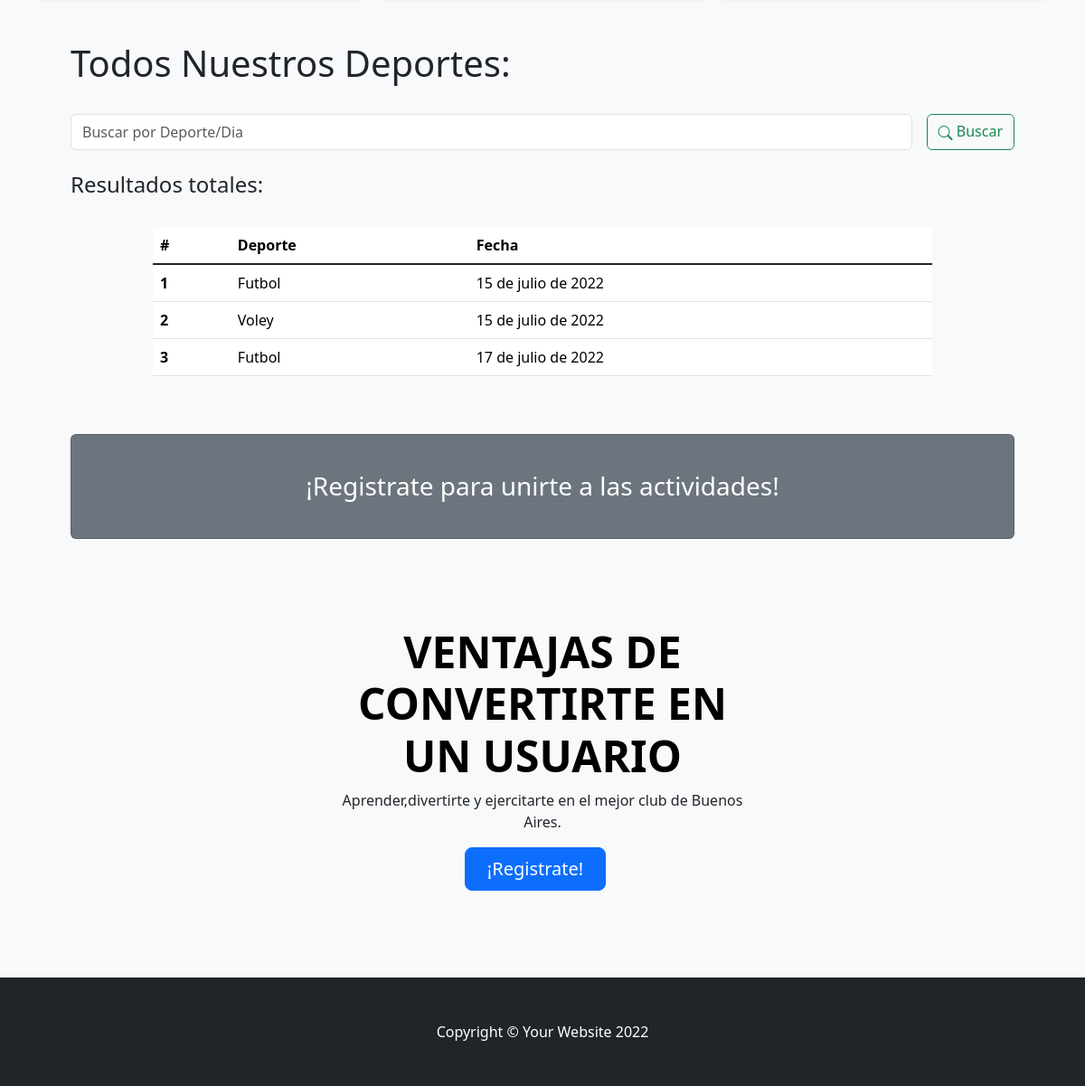
/deportes/ (lower part), run on an earlier commit of the app's database.
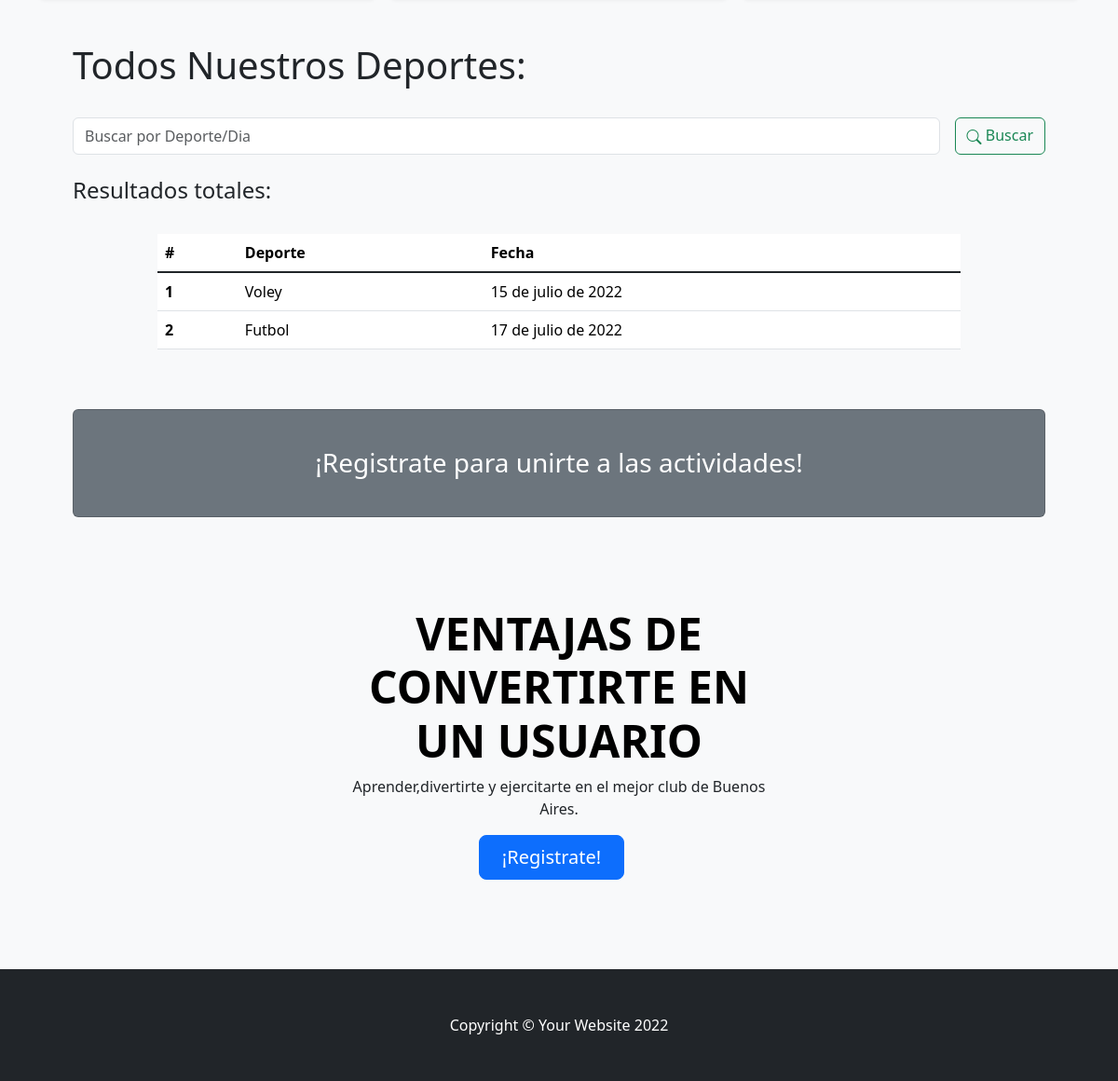
And on a later commit of the database.
### ClubAPP/models.py (models this page shows)
class Deporte(models.Model):
    nombre = models.CharField(max_length=30)
    fecha = models.DateField(max_length=30)

### ClubAPP/views.py (the view)
# urls.py: path('deportes/', deportes, name="Deportes"),
def deportes(request):
    if request.method == "POST":
        search = request.POST["search"]
        if search != "":
            deportes = Deporte.objects.filter( Q(nombre__icontains=search) | Q(fecha__icontains=search) ).values()
            return render(request,"deporte.html",{"deportes":deportes, "search":True, "busqueda":search})
    deportes = Deporte.objects.all()
    return render(request,"deporte.html",{"deportes":deportes})

### ClubAPP/template/deporte.html (shortened to what this page needs)
{% extends 'base.html' %}
{% load static %}
{% block contenidoPagina %}
<section class="bg-light py-5">
    <div class="album py-5 bg-light">
    </div>
    <div class="container px-5">
        <h1>Todos Nuestros Deportes:</h1>
        <br>
        <div class="row gx-5 justify-content-center">
            <div class="col-lg-12">
                <form class="d-flex my-2 my-lg-0" action="" method="post">
                    <input class="flex-grow-0 form-control mr-sm-2" type="search" name="search" placeholder="Buscar por Deporte/Dia" aria-label="Search">
                    <button class="btn btn-outline-success text-nowrap ms-3 my-2 my-sm-0" type="submit"> <i class="bi bi-search"></i> Buscar</button>
                </form>
            </div>
        </div>
        <br>
        <h4>Resultados
            {% if search %}
                para "{{busqueda}}":
            {% else %}
                totales:
            {% endif %}
        </h4>
        <br>
        <div class="row gx-5 justify-content-center">
            <div class="col-lg-10 table-responsive">
                <table class="table table-theme">
                    <thead>
                        <tr>
                            <th scope="col">#</th>
                            <th scope="col">Deporte</th>
                            <th scope="col">Fecha</th>
                        </tr>
                    </thead>
                    <tbody>
                        {% for deporte in deportes %}
                            <tr>
                                <th scope="row">{{forloop.counter}}</th>
                                <td>{{deporte.nombre}}</td>
                                <td>{{deporte.fecha}}</td>
                            </tr>
                        {% endfor %}
                    </tbody>
                </table>
            </div>
        </div>
        <div>
            {% if not user.is_authenticated %}
                <div class="card text-white bg-secondary my-5 py-4 text-center">
                    <div class="card-body"><h3 class="text-white m-0">¡Registrate para unirte a las actividades!</h3></div>
                </div>
                <div class="container px-5">
                    <div class="row gx-5 justify-content-center">
                        <div class="col-lg-6">
                            <div class="text-center my-5">
                                <h1 class="display-5 fw-bolder text-black mb-2">VENTAJAS DE CONVERTIRTE EN UN USUARIO</h1>
                                <p>Aprender,divertirte y ejercitarte en el mejor club de Buenos Aires.</p>
                                <div class="d-grid gap-3 d-sm-flex justify-content-sm-center">
                                    <a class="btn btn-primary btn-lg px-4 me-sm-3" href="{% url 'Registro' %}">¡Registrate!</a>
                                </div>
                            </div>
                        </div>
                    </div>
                </div>
            {% endif %}
        </div>
    </div>
</section>
{% endblock %}

What changed in the data, as far as the page shows it:
removed Deporte: nombre "Futbol", fecha "15 de julio de 2022"
